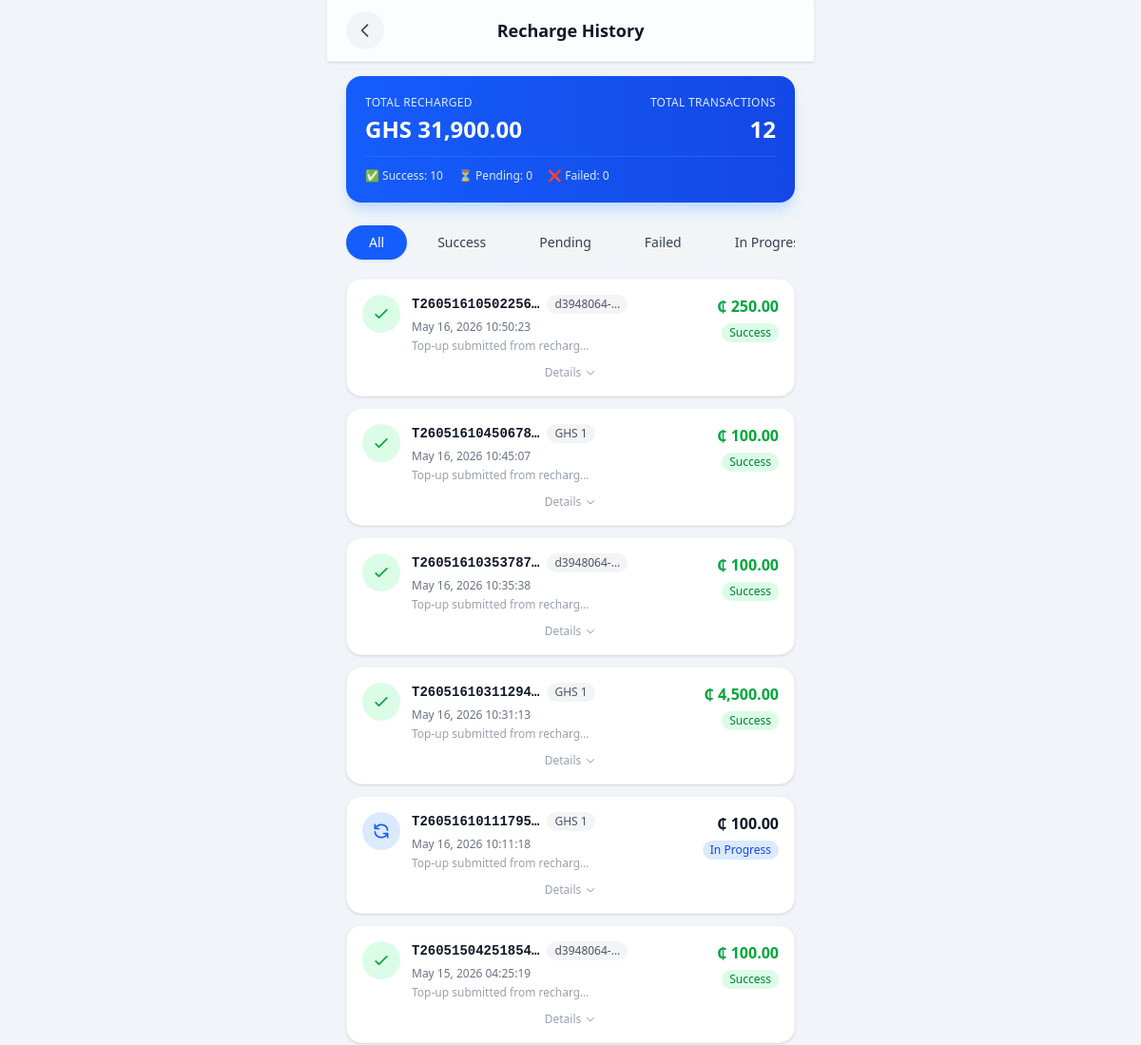
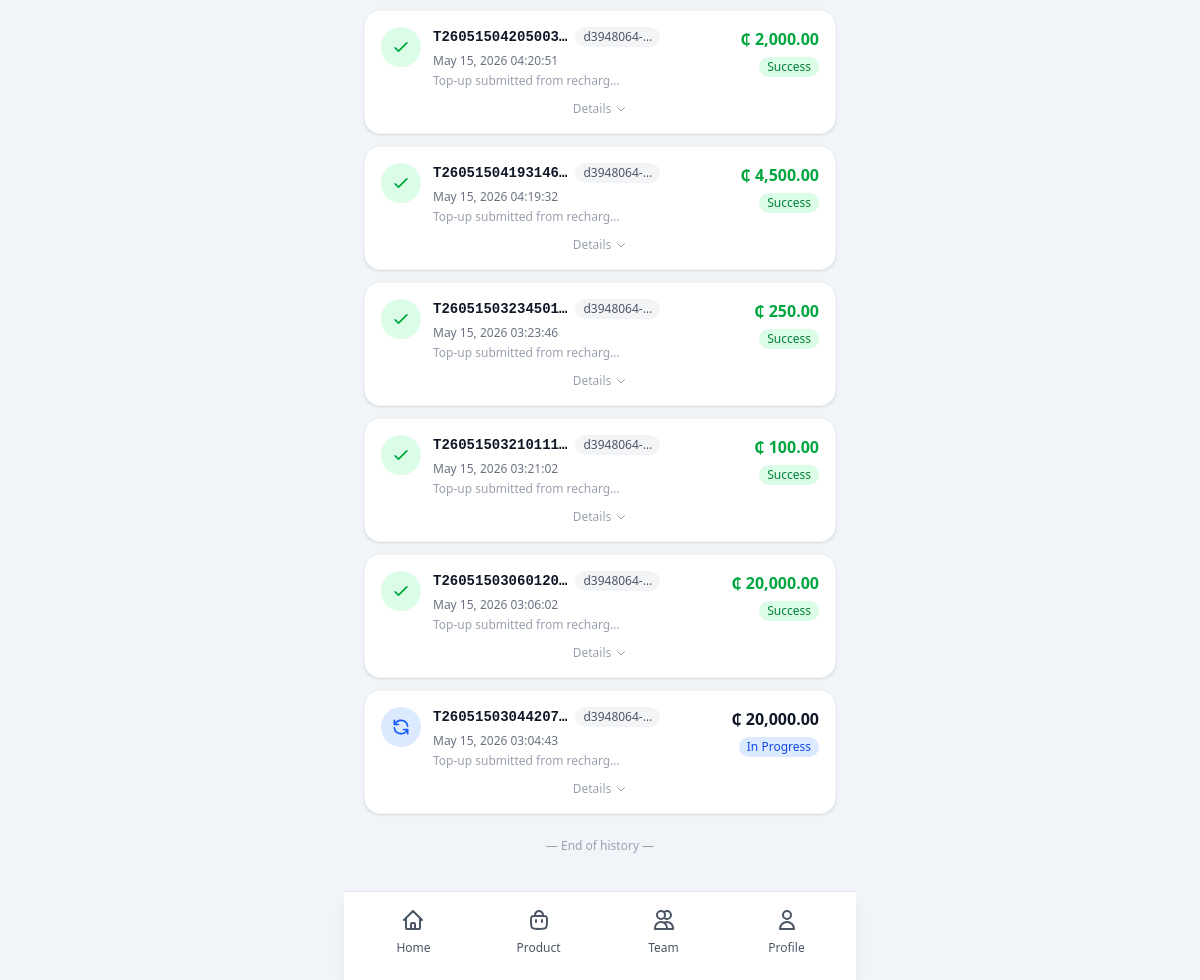
/core/recharge-records/ (signed in), run on the app's committed database (2 pictures, top to bottom).
### core/models.py (models this page shows, shortened)
class RechargeTransaction(models.Model):
    STATUS_PENDING = 'pending'
    STATUS_IN_PROGRESS = 'in_progress'
    STATUS_SUCCESS = 'success'
    STATUS_FAILED = 'failed'
    STATUS_CHOICES = [
        (STATUS_PENDING, 'Pending'),
        (STATUS_IN_PROGRESS, 'In Progress'),
        (STATUS_SUCCESS, 'Success'),
        (STATUS_FAILED, 'Failed'),
    ]
    id = models.UUIDField(primary_key=True, default=uuid.uuid4, editable=False)
    user = models.ForeignKey(
        settings.AUTH_USER_MODEL,
        on_delete=models.CASCADE,
        related_name='recharge_transactions'
    )
    reference = models.CharField(max_length=64, unique=True)
    amount = models.DecimalField(max_digits=12, decimal_places=2)
    currency = models.CharField(max_length=10, default='GHS')
    status = models.CharField(max_length=16, choices=STATUS_CHOICES, default=STATUS_PENDING)
    payment_method = models.CharField(max_length=64, blank=True, null=True)
    notes = models.TextField(blank=True)
    paystack_reference = models.CharField(max_length=255, blank=True, null=True, help_text='Paystack payment reference')
    paystack_access_code = models.CharField(max_length=255, blank=True, null=True, help_text='Paystack access code for payment link')
    paystack_auth_url = models.URLField(blank=True, null=True, help_text='Paystack authorization URL')
    created_at = models.DateTimeField(auto_now_add=True)
    updated_at = models.DateTimeField(auto_now=True)
    class Meta:
        ordering = ['-created_at']
        verbose_name = 'Recharge Transaction'
        verbose_name_plural = 'Recharge Transactions'

### core/views.py (the view)
# urls.py: path('recharge-records/', views.recharge_records, name='recharge_records'),
@login_required
def recharge_records(request):
    transactions = RechargeTransaction.objects.filter(user=request.user).order_by('-created_at')
    total_amount = transactions.filter(status='success').aggregate(Sum('amount'))['amount__sum'] or 0
    success_count = transactions.filter(status='success').count()
    pending_count = transactions.filter(status='pending').count()
    failed_count = transactions.filter(status='failed').count()
    in_progress_count = transactions.filter(status='in_progress').count()
    success_message = request.GET.get('message', '')
    if not success_message and request.GET.get('payment_success'):
        success_message = 'Payment successful! Your wallet has been credited.'
    context = {
        'transactions': transactions,
        'total_amount': total_amount,
        'success_count': success_count,
        'pending_count': pending_count,
        'failed_count': failed_count,
        'in_progress_count': in_progress_count,
        'success_message': success_message,
    }
    return render(request, 'iCare/services/pages/recharge-records.html', context)

### core/templates/iCare/services/pages/recharge-records.html (shortened to what this page needs)
{% extends "iCare/base.html" %}
{% load static %}
{% load humanize %}
{% block content %}
<div class="min-h-screen bg-slate-100 pb-8">
    <div class="fixed top-0 left-0 right-0 z-50 max-w-lg mx-auto bg-white/80 backdrop-blur-xl border-b border-gray-100 px-5 py-3 flex items-center justify-between shadow-sm">
        <button class="w-10 h-10 flex items-center justify-center rounded-full bg-gray-100 active:bg-gray-200 transition-all duration-200" onclick="window.history.back()">
            <svg class="w-5 h-5 text-gray-700" fill="none" stroke="currentColor" viewBox="0 0 24 24">
                <path stroke-linecap="round" stroke-linejoin="round" stroke-width="2" d="M15 19l-7-7 7-7"/>
            </svg>
        </button>
        <h1 class="text-lg font-bold text-gray-900">Recharge History</h1>
    </div>
    <div class="pt-20 pb-[70px] px-5 max-w-lg mx-auto min-h-screen">
        {% if transactions %}
        <div class="mb-6 bg-gradient-to-r from-blue-600 to-blue-700 rounded-2xl p-5 shadow-lg shadow-blue-200">
            <div class="flex justify-between items-center">
                <div>
                    <p class="text-blue-100 text-xs font-medium uppercase tracking-wide">Total Recharged</p>
                    <p class="text-white text-2xl font-bold mt-1">
                        GHS {{ total_amount|floatformat:2|default:"0.00"|intcomma }}
                    </p>
                </div>
                <div class="text-right">
                    <p class="text-blue-100 text-xs font-medium uppercase tracking-wide">Total Transactions</p>
                    <p class="text-white text-2xl font-bold mt-1">{{ transactions|length }}</p>
                </div>
            </div>
            <div class="mt-3 pt-3 border-t border-blue-500/50">
                <div class="flex gap-4 text-xs text-blue-100">
                    <span>✅ Success: {{ success_count }}</span>
                    <span>⏳ Pending: {{ pending_count }}</span>
                    <span>❌ Failed: {{ failed_count }}</span>
                </div>
            </div>
        </div>
        {% endif %}
        <div class="flex gap-2 mb-4 overflow-x-auto scrollbar-hide pb-1">
            <button data-filter="all" class="filter-btn px-6 text-nowrap py-2 rounded-full text-sm font-medium bg-blue-600 text-white shadow-sm transition-all">All</button>
            <button data-filter="success" class="filter-btn px-6 text-nowrap py-2 rounded-full text-sm font-medium bg-gray-100 text-gray-700 hover:bg-gray-200 transition-all">Success</button>
            <button data-filter="pending" class="filter-btn px-6 text-nowrap py-2 rounded-full text-sm font-medium bg-gray-100 text-gray-700 hover:bg-gray-200 transition-all">Pending</button>
            <button data-filter="failed" class="filter-btn px-6 text-nowrap py-2 rounded-full text-sm font-medium bg-gray-100 text-gray-700 hover:bg-gray-200 transition-all">Failed</button>
            <button data-filter="in_progress" class="filter-btn px-6 text-nowrap py-2 rounded-full text-sm font-medium bg-gray-100 text-gray-700 hover:bg-gray-200 transition-all">In Progress</button>
        </div>
        <div class="space-y-3" id="transactions-list">
            {% for transaction in transactions %}
            <div class="transaction-item bg-white rounded-2xl p-4 shadow-sm border border-gray-100 hover:shadow-md transition-all duration-200"
                 data-status="{{ transaction.status }}">
                <div class="flex items-start justify-between gap-3 w-full overflow-hidden">
                    <div class="flex items-start gap-3 flex-1 min-w-0 overflow-hidden">
                        <div class="w-10 h-10 rounded-full flex items-center justify-center flex-shrink-0
                            {% if transaction.status == 'success' %}bg-green-100
                            {% elif transaction.status == 'pending' %}bg-yellow-100
                            {% elif transaction.status == 'failed' %}bg-red-100
                            {% elif transaction.status == 'in_progress' %}bg-blue-100
                            {% else %}bg-gray-100{% endif %}">
                            {% if transaction.status == 'success' %}
                            <svg class="w-5 h-5 text-green-600 flex-shrink-0" fill="none" stroke="currentColor" viewBox="0 0 24 24">
                                <path stroke-linecap="round" stroke-linejoin="round" stroke-width="2" d="M5 13l4 4L19 7"/>
                            </svg>
                            {% elif transaction.status == 'pending' %}
                            <svg class="w-5 h-5 text-yellow-600 flex-shrink-0" fill="none" stroke="currentColor" viewBox="0 0 24 24">
                                <path stroke-linecap="round" stroke-linejoin="round" stroke-width="2" d="M12 8v4l3 3m6-3a9 9 0 11-18 0 9 9 0 0118 0z"/>
                            </svg>
                            {% elif transaction.status == 'failed' %}
                            <svg class="w-5 h-5 text-red-600 flex-shrink-0" fill="none" stroke="currentColor" viewBox="0 0 24 24">
                                <path stroke-linecap="round" stroke-linejoin="round" stroke-width="2" d="M6 18L18 6M6 6l12 12"/>
                            </svg>
                            {% elif transaction.status == 'in_progress' %}
                            <svg class="w-5 h-5 text-blue-600 animate-pulse flex-shrink-0" fill="none" stroke="currentColor" viewBox="0 0 24 24">
                                <path stroke-linecap="round" stroke-linejoin="round" stroke-width="2" d="M4 4v5h.582m15.356 2A8.001 8.001 0 004.582 9m0 0H9m11 11v-5h-.581m0 0a8.003 8.003 0 01-15.357-2m15.357 2H15"/>
                            </svg>
                            {% else %}
                            <svg class="w-5 h-5 text-gray-600 flex-shrink-0" fill="none" stroke="currentColor" viewBox="0 0 24 24">
                                <path stroke-linecap="round" stroke-linejoin="round" stroke-width="2" d="M13 16h-1v-4h-1m1-4h.01M21 12a9 9 0 11-18 0 9 9 0 0118 0z"/>
                            </svg>
                            {% endif %}
                        </div>
                        <div class="flex-1 min-w-0 overflow-hidden">
                            <div class="flex items-center gap-2 flex-wrap">
                                <p class="text-sm font-mono font-semibold text-gray-900 truncate max-w-full">
                                    {{ transaction.reference|truncatechars:16 }}
                                </p>
                                {% if transaction.payment_method %}
                                <span class="text-xs bg-gray-100 px-2 py-0.5 rounded-full text-gray-600 flex-shrink-0">
                                    {{ transaction.payment_method|truncatechars:10 }}
                                </span>
                                {% endif %}
                            </div>
                            <p class="text-xs text-gray-500 mt-1.5 break-words">
                                {{ transaction.created_at|date:"M d, Y H:i:s" }}
                            </p>
                            {% if transaction.notes %}
                            <p class="text-xs text-gray-400 mt-1 truncate">{{ transaction.notes|truncatechars:30 }}</p>
                            {% endif %}
                        </div>
                    </div>
                    <div class="text-right flex-shrink-0">
                        <p class="text-base font-bold whitespace-nowrap {% if transaction.status == 'success' %}text-green-600{% else %}text-gray-900{% endif %}">
                            ₵ {{ transaction.amount|floatformat:2|intcomma }}
                        </p>
                        <p class="text-xs font-medium mt-1.5 px-2 py-0.5 rounded-full inline-block whitespace-nowrap
                            {% if transaction.status == 'success' %}bg-green-100 text-green-700
                            {% elif transaction.status == 'pending' %}bg-yellow-100 text-yellow-700
                            {% elif transaction.status == 'failed' %}bg-red-100 text-red-700
                            {% elif transaction.status == 'in_progress' %}bg-blue-100 text-blue-700
                            {% else %}bg-gray-100 text-gray-700{% endif %}">
                            {% if transaction.status == 'in_progress' %}
                                In Progress
                            {% else %}
                                {{ transaction.status|title }}
                            {% endif %}
                        </p>
                    </div>
                </div>
                <button class="expand-btn mt-3 w-full text-center text-xs text-gray-400 hover:text-gray-600 transition flex items-center justify-center gap-1">
                    <span>Details</span>
                    <svg class="w-3 h-3 transition-transform expand-icon" fill="none" stroke="currentColor" viewBox="0 0 24 24">
                        <path stroke-linecap="round" stroke-linejoin="round" stroke-width="2" d="M19 9l-7 7-7-7"/>
                    </svg>
                </button>
            </div>
            {% endfor %}
        </div>
        {% if transactions %}
        <div class="text-center py-6">
            <p class="text-xs text-gray-400">— End of history —</p>
        </div>
        {% endif %}
    </div>
</div>
{% include "iCare/partials/footer.html" %}
{% endblock %}

### core/templates/iCare/services/pages/recharge-records.html (style rules this page uses)
.scrollbar-hide { -ms-overflow-style: none; scrollbar-width: none; }
.animate-pulse { animation: pulse 2s cubic-bezier(0.4, 0, 0.6, 1) infinite; }
.expand-icon { transition: transform 0.2s ease; }

### data on the page
RechargeTransaction: status "in_progress" (drawn)
RechargeTransaction: status "in_progress" (drawn)

### other printed values
{{ total_amount|floatformat:2|default:"0.00"|intcomma }} "31,900.00"
{{ transactions|length }} "12"
{{ success_count }} "10"
{{ pending_count }} "0"
{{ failed_count }} "0"
